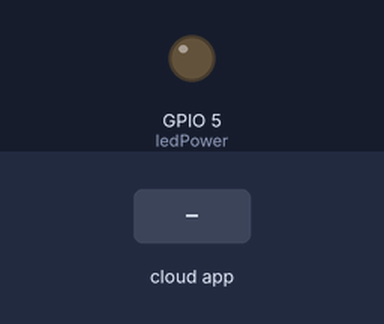
The sketch below on a simulated ESP8266 (NodeMCU). Shown: output pins drawn as LEDs (lit = HIGH). The inputs (shaded band) are chosen by the test bench. WiFi joins after 1.5 s; servers stay silent unless stated; the Firebase database answers and starts empty; what the sketch prints to the serial monitor is not drawn.

Above: at 2.7 s.
2.8 s: the phone or cloud app sets ledStatus to 1
At 3.7 s:
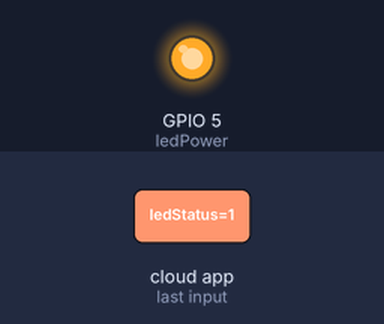
Timing chart, 0 to 5.8 s (numbered marks = the images above; inputs shaded):
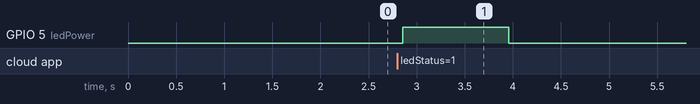

The sketch:

aercio-meu.ino
```cpp
#include <FirebaseArduino.h>
#include <ESP8266WiFi.h>

#define WIFI_SSID "VIVO-1A50"
#define WIFI_PASSWORD "2MtfEvm6RR"

//this firebase project was deleted
//you'll need to enter your own firebase info
#define FIREBASE_HOST "fechadura-teste.firebaseio.com"
#define FIREBASE_AUTH "HOAPPJUoDHVRw1j4Bb7aPGLRXLdXF5XpDJJtCP8V"

int ledPower = 5;

void setup() {
  // put your setup code here, to run once:
  Serial.begin(115200);

  WiFi.begin(WIFI_SSID, WIFI_PASSWORD);
  Serial.print("connecting");
  while (WiFi.status() != WL_CONNECTED) {
    Serial.print(".");
    delay(500);
  }
  Serial.println();
  Serial.print("connected: ");
  Serial.println(WiFi.localIP());

  Firebase.begin(FIREBASE_HOST, FIREBASE_AUTH);
  pinMode(ledPower, OUTPUT);
}

void loop() {
  // put your main code here, to run repeatedly:
  int ledStatus = Firebase.getInt("ledStatus");
  if(ledStatus == 1){
    digitalWrite(ledPower, HIGH);
    delay(800);
    Firebase.set("ledStatus", 0);
    Serial.println("Led deve está acesso");
  } else {
    digitalWrite(ledPower, LOW);
    Serial.println("Led deve está apagado");
  }


  //set data:
  //Firebase.set(ledStatus, "1");
}
```

Measured:
- after the input at 2.8 s, GPIO 5 (ledPower): LOW → HIGH after 0.06 s, → LOW 1.1 s later
